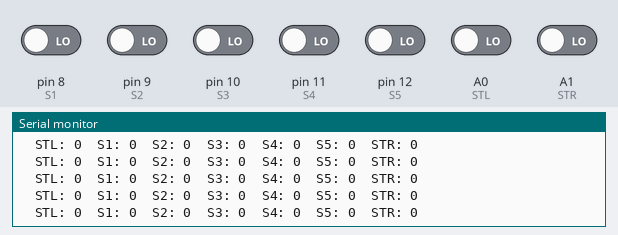
The sketch below on a simulated Arduino Uno, built with avr-gcc and run on an emulated ATmega328P. Parts: the last lines printed to the serial monitor. Inputs (shaded band) come from the test bench; at power-on: A0 (STL), A1 (STR), pin 8 (S1), pin 9 (S2), pin 10 (S3), pin 11 (S4), pin 12 (S5) LOW.

Above: at 1.2 s.
1.3 s: pin 8 (S1) driven HIGH
At 1.39 s:
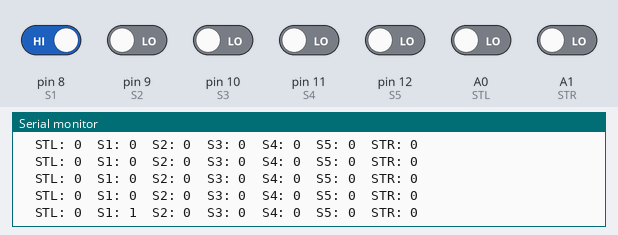
4.3 s: pin 9 (S2) driven HIGH
At 4.42 s:
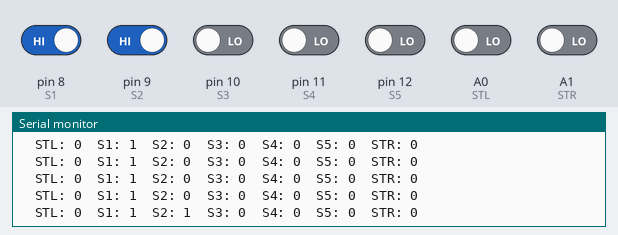
7.3 s: pin 10 (S3) driven HIGH
At 7.4 s:
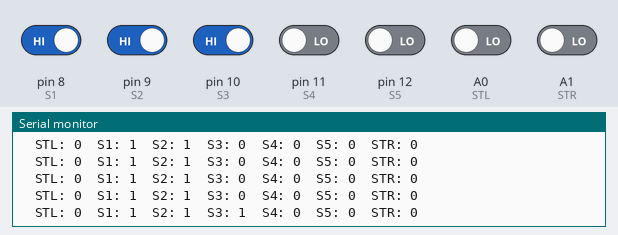
10.3 s: pin 11 (S4) driven HIGH
At 10.43 s:
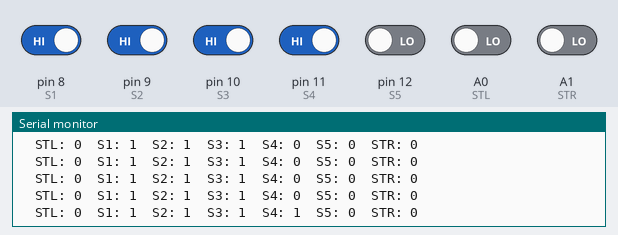
13.3 s: pin 12 (S5) driven HIGH
At 13.4 s:
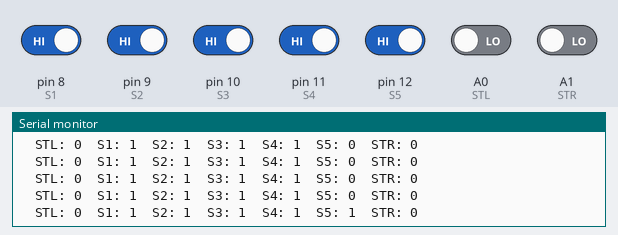
16.3 s: A0 (STL) driven HIGH
At 16.38 s:
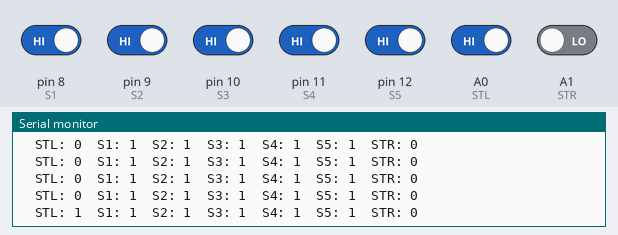

Measured:
- after the input at 1.3 s, the serial monitor: prints a new line after 0.08 s (image 1)
- after the input at 4.3 s, the serial monitor: prints a new line after 0.11 s (image 2)
- after the input at 7.3 s, the serial monitor: prints a new line after 0.09 s (image 3)
- after the input at 10.3 s, the serial monitor: prints a new line after 0.12 s (image 4)
- after the input at 13.3 s, the serial monitor: prints a new line after 0.09 s (image 5)
- after the input at 16.3 s, the serial monitor: prints a new line after 0.07 s (image 6)

The sketch:

Sensor_Test.ino
```cpp
//Sensors
#define STL A0
#define S1 8
#define S2 9
#define S3 10
#define S4 11
#define S5 12
#define STR A1


int V_STL ,V_S1, V_S2, V_S3, V_S4, V_S5, V_STR, V_SB;

void setup() {
  // put your setup code here, to run once:
  pinMode(STL, INPUT);
  pinMode(S1, INPUT);
  pinMode(S2, INPUT);
  pinMode(S3, INPUT);
  pinMode(S4, INPUT);
  pinMode(S5, INPUT);
  pinMode(STR, INPUT);
  Serial.begin(9600);
}

void loop() {
  // put your main code here, to run repeatedly:
  V_STL = digitalRead(STL);
  V_S1 = digitalRead(S1);
  V_S2 = digitalRead(S2);
  V_S3 = digitalRead(S3);
  V_S4 = digitalRead(S4);
  V_S5 = digitalRead(S5);
  V_STR = digitalRead(STR);
  Serial.print("  STL: ");
  Serial.print(V_STL);
  Serial.print("  S1: ");
  Serial.print(V_S1);
  Serial.print("  S2: ");
  Serial.print(V_S2);
  Serial.print("  S3: ");
  Serial.print(V_S3);
  Serial.print("  S4: ");
  Serial.print(V_S4);
  Serial.print("  S5: ");
  Serial.print(V_S5);
  Serial.print("  STR: ");
  Serial.println(V_STR);
}
```
